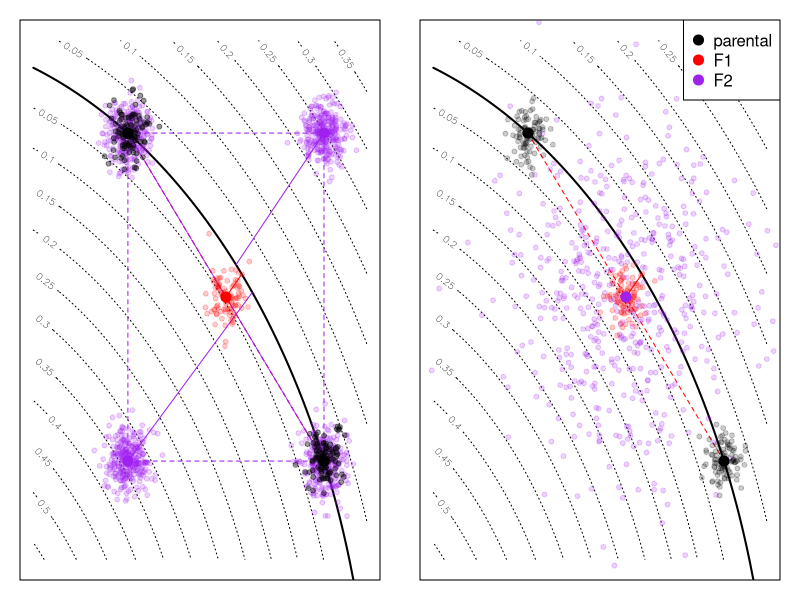
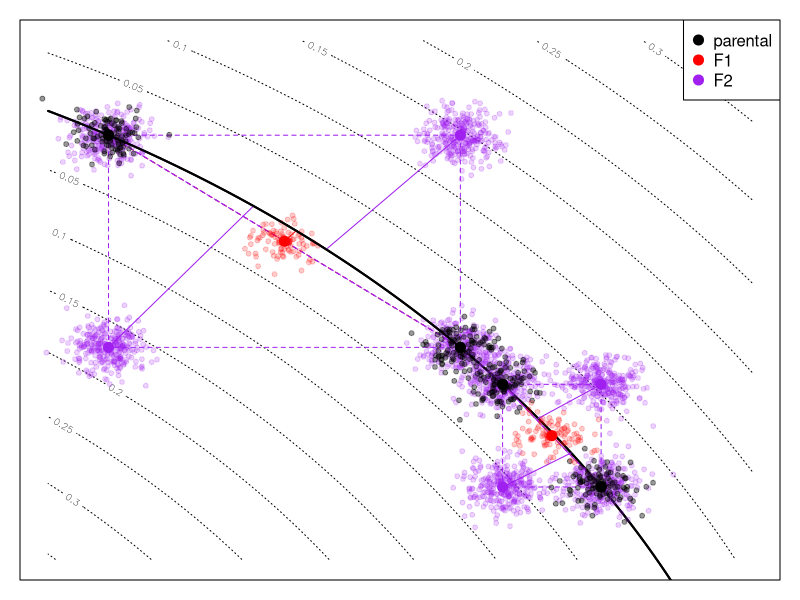

The R script that drew these images, in order:
# make a conceptual figure of a fitness landscape

dx <- 0.4
xx <- yy <- seq(1/sqrt(2) - dx,1/sqrt(2) + 0.7 * dx,length.out=100)
z <- abs(sqrt(outer(xx^2, yy^2, "+")) - 1.0)

plot_pop <- function (x, sigma, nreps=100, pch=20, cex=1, ...) {
    y <- matrix(rnorm(length(x)*nreps, mean=rep(x,each=nreps), sd=sigma), nrow=nreps)
    points(y, pch=pch, cex=cex, ...)
    return(invisible(y))
}

do.plot <- function (p1, p2, sigma, add=FALSE, legend=!add) {
    F1 <- (p1+p2)/2
    F2 <- rbind( c(p1[1],p2[2]), c(p2[1],p1[2]), p1, p2 )
    proj <- function (xy) { th <- atan2(x=xy[1],y=xy[2]); c(cos(th), sin(th)) }
    if (!add) contour(xx, yy, z, lty=3, 
                      xaxt='n', yaxt='n', xlab='', ylab='')
    lines(xx, sqrt(1-xx^2), lty=1, lwd=2)
    segments(x0=c(p1[1],p2[1]), x1=c(F1[1],F1[1]), 
             y0=c(p1[2],p2[2]), y1=c(F1[2],F1[2]), 
             lty=2, col='red')
    for (k in 1:nrow(F2)) {
        segments(x0=c(p1[1],p2[1]), x1=c(F2[k,1],F2[k,1]), 
                 y0=c(p1[2],p2[2]), y1=c(F2[k,2],F2[k,2]), 
                 lty=2, col='purple')
        segments(x0=F2[k,1], y0=F2[k,2], x1=proj(F2[k,])[1], y1=proj(F2[k,])[2], col='purple')
        plot_pop(F2[k,], 1.1 * sigma, col=adjustcolor('purple', 0.2), nreps=300)
    }
    segments(x0=F1[1], y0=F1[2], x1=proj(F1)[1], y1=proj(F1)[2], col='red')
    plot_pop(p1, sigma, col=adjustcolor('black', 0.4))
    plot_pop(p2, sigma, col=adjustcolor('black', 0.4))
    plot_pop(F1, sigma, col=adjustcolor('red', 0.2))
    points(rbind(p1,p2,F1,F2), cex=2, pch=20,
           col=c("black","black","red","purple","purple") )
    if (legend) legend("topright", pch=20, pt.cex=2, bg='white',
                   col=c("black","red","purple"),
                   legend=c("parental", "F1", "F2"))
}

quant.plot <- function (p1, p2, sigma, add=FALSE, legend=!add) {
    dp <- sqrt(sum((p1-p2)^2))
    F1 <- F2 <- (p1+p2)/2
    proj <- function (xy) { th <- atan2(x=xy[1],y=xy[2]); c(cos(th), sin(th)) }
    if (!add) contour(xx, yy, z, lty=3, 
                      xaxt='n', yaxt='n', xlab='', ylab='')
    lines(xx, sqrt(1-xx^2), lty=1, lwd=2)
    segments(x0=c(p1[1],p2[1]), x1=c(F1[1],F1[1]), 
             y0=c(p1[2],p2[2]), y1=c(F1[2],F1[2]), 
             lty=2, col='red')
    segments(x0=F1[1], y0=F1[2], x1=proj(F1)[1], y1=proj(F1)[2], col='red')
    plot_pop(F2, sigma + dp/6, col=adjustcolor('purple', 0.2), nreps=500)
    plot_pop(p1, sigma, col=adjustcolor('black', 0.2))
    plot_pop(p2, sigma, col=adjustcolor('black', 0.2))
    plot_pop(F1, sigma, col=adjustcolor('red', 0.2))
    points(rbind(p1,p2,F1,F2), cex=2, pch=20,
           col=c("black","black","red","purple","purple") )
    if (legend) legend("topright", pch=20, pt.cex=2, bg='white',
                   col=c("black","red","purple"),
                   legend=c("parental", "F1", "F2"))
}

p1 <- c(0.90, sqrt(1-0.90^2))
p2 <- c(0.5, sqrt(1-0.50^2))


pdf(file="conceptual_fig.pdf", width=6, height=3, pointsize=10)
layout(t(1:2))
par(mar=c(1,1,1,1))

do.plot(p1, p2, sigma=.02, legend=FALSE)
quant.plot(p1, p2, sigma=.02)

dev.off()


dx <- 0.25
xx <- yy <- seq(1/sqrt(2)-dx,1/sqrt(2)+dx,length.out=100)
z <- abs(sqrt(outer(xx^2, yy^2, "+")) - 1.0)


p3 <- c(0.75, sqrt(1-0.75^2))
p4 <- c(0.50, sqrt(1-0.50^2))


p5 <- c(0.78, sqrt(1-0.78^2))
p6 <- c(0.85, sqrt(1-0.85^2))



pdf(file="conceptual_fig_two_pairs.pdf", width=3, height=3, pointsize=10)
par(mar=c(1,1,1,1))

do.plot(p3, p4, sigma=.012)

do.plot(p5, p6, sigma=.012, add=TRUE)

dev.off()
